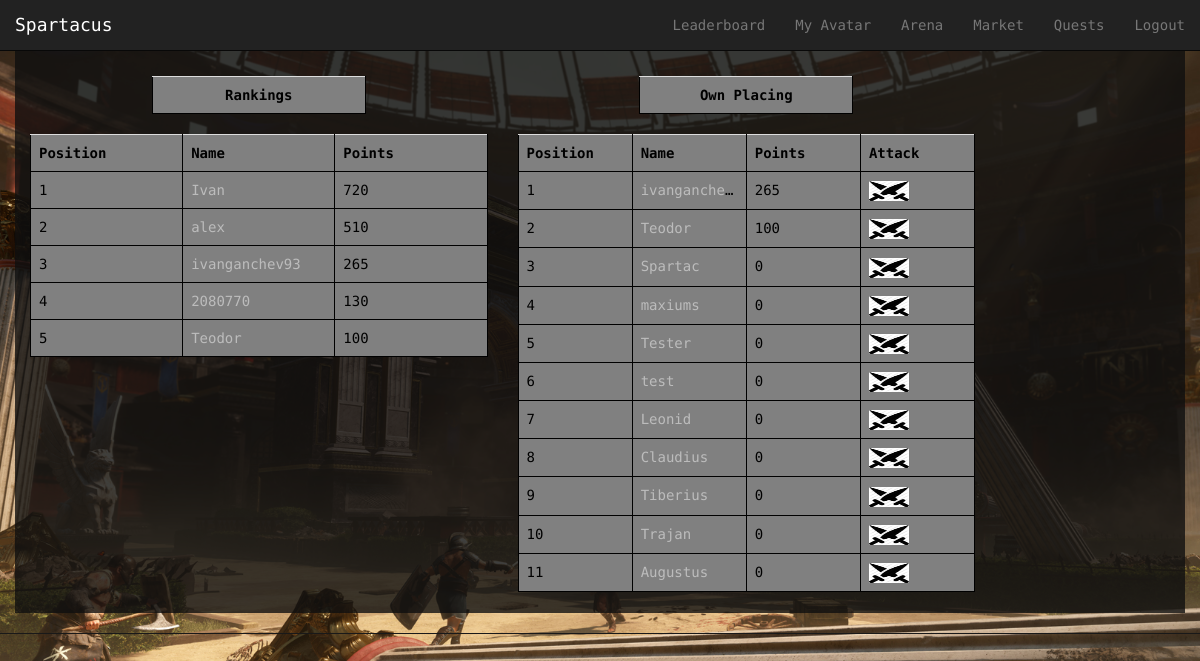
Before: /Spartacus/arena/ (signed in) with the older database file.
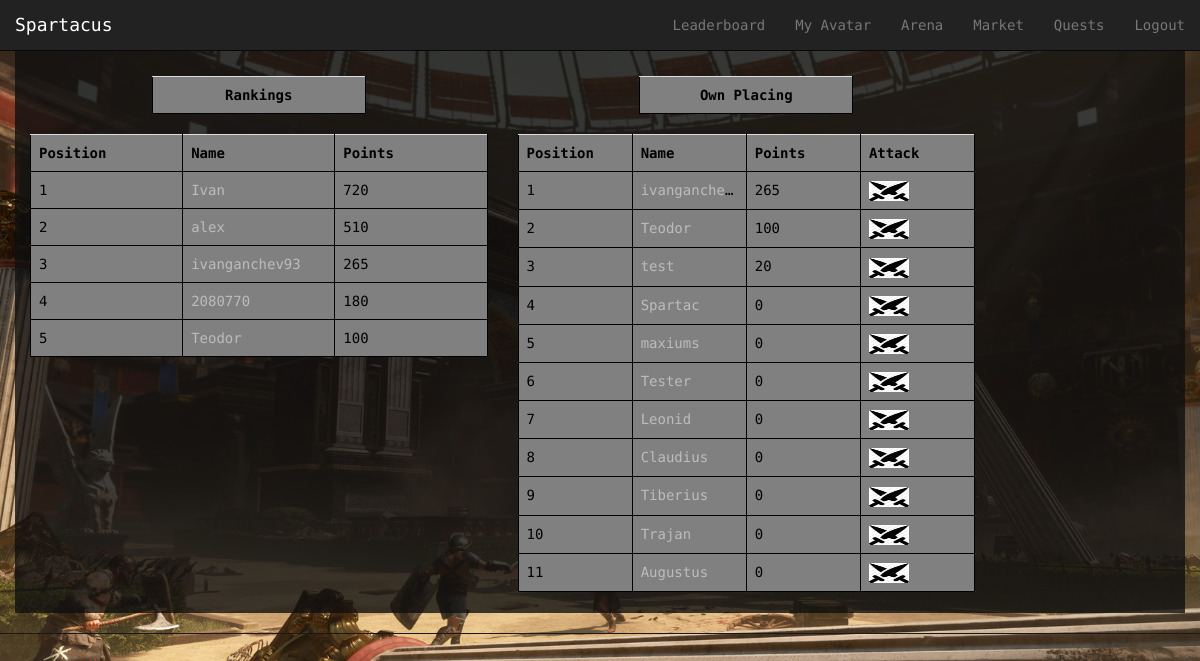
After: the same page with the newer database file.
### Spartacus/models.py (models this page shows, shortened)
class Avatar(models.Model):
    user = models.OneToOneField(User)
    picture = models.ImageField(upload_to='profile_images', blank=True)
    cash = models.IntegerField(default = 1000)
    attack = models.IntegerField(default= 10)
    deffence = models.IntegerField(default= 10)
    strength = models.IntegerField(default= 10)
    agility = models.IntegerField(default= 10)
    intelligence = models.IntegerField(default = 10)
    victories = models.IntegerField(default = 0)
    points = models.IntegerField(default = 0) # for ranking...every time a gladiator fights get some amount of points

### Spartacus/views.py (the view, shortened to what this page needs)
@login_required
def arena(request):
    context_dict = {}
    try:
        avatars = Avatar.objects.order_by('-points')[:5]
        context_dict['avatars'] = avatars
    except:
        print "Query fail leaderboard"
    timePassed = True
    fightStartedAt = request.session.get("fightStartedAt")
    if timePassed:
        user = request.user
        try:
            opponents = Avatar.objects.exclude(user = user).order_by('-points')
            you = Avatar.objects.get(user = user)
            relevant_opponents = []
            for opponent in opponents:
                point_difference = int(opponent.points) - int(you.points)
                if point_difference < 200 and point_difference > - 200:
                    relevant_opponents += [opponent]
            context_dict['opponents'] = relevant_opponents
        except:
            print "Query fail Arena"
    context_dict['time_passed']=timePassed
    return render(request, 'Spartacus/arena.html', context_dict)

### templates/Spartacus/arena.html (shortened to what this page needs)
{% extends 'Spartacus/base.html' %}
{% load staticfiles %}
{% block body_block %}
<div class="container">
{% if time_passed %}
	<div class="row" id="split">
	</div>
	<div class="row">
		<div class="col-xs-5">
			<div class="row">
				<div class="col-xs-6 col-xs-offset-3">
					<table class="table">
						<th style="text-align: center">Rankings</th>
					</table>
				</div>
			</div>
			<table class="table">
				<th>Position</th>
				<th>Name</th>
				<th>Points</th>
				{% for avatar in avatars %}
					<tr id="rank">
					<td></td>
					<td><a href="{% url 'avatar_view' avatar.user.username %}">{{ avatar.user.username}} </a></td>
					<td>{{avatar.points}}</td>
					</tr>
				{% endfor %}
			</table>
            <div class="col-xs-12">
            </div>
		</div>
        <div class="col-xs-5">
			<div class="row">
				<div class="col-xs-6 col-xs-offset-3">
					<table class="table">
						<th style="text-align: center">Own Placing</th>
					</table>
				</div>
			</div>
			<table class="table">
				<th>Position</th>
				<th>Name</th>
				<th>Points</th>
                <th>Attack</th>
				{% for opponent in opponents %}
					<tr id="rank">
					<td></td>
					<td><a href="{% url 'avatar_view' opponent.user.username %}">{{ opponent.user.username}} </a></td>
					<td>{{opponent.points}}</td>
                    <td><a href="{% url 'battle' opponent.user.username %}">
                        <img src = "{% static 'images/attack.jpg' %}" width = "40" height = "20">
                    </a></td>
					</tr>
				{% endfor %}
			</table>
            <div class="col-xs-12">
            </div>
		</div>
	</div>
{% else %}
        <div align="center"><h2>Please wait for {{ time_left }} seconds.</h2></div>
{% endif %}
</div>
{% endblock %}

Changed rows visible on the page:
changed Avatar (number 4 of 14 on the later page): points "130" → "180"
changed Avatar "test": points "0" → "20"; moves up the list
